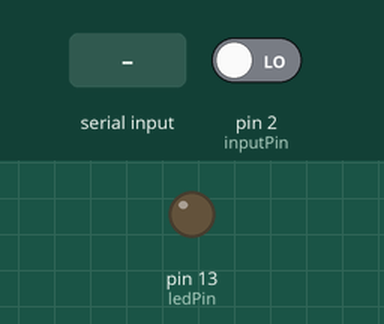
A sketch run on a simulated Arduino Uno, built with avr-gcc and run on an emulated ATmega328P. On the bench: output pins drawn as LEDs (lit = HIGH). The test bench sets the inputs (shaded band); at power-on: pin 2 (inputPin) LOW. What the sketch prints to the serial monitor is not drawn.

Above: at 1.2 s.
1.3 s: "1" received over the second serial link
3.2 s: pin 2 (inputPin) driven HIGH
At 3.6 s:
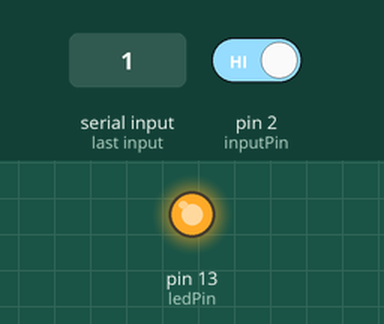
4.7 s: pin 2 (inputPin) driven LOW
At 5.9 s:
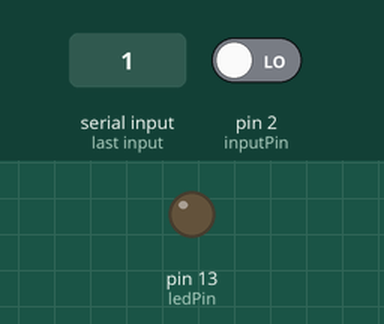
Timing chart, 0 to 7.7 s (numbered marks = the images above; inputs shaded):
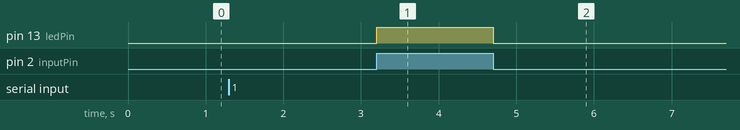

The sketch:

Sensor_bluetooth.ino
```cpp
#include <SoftwareSerial.h>     //블루투스 통신을 하기위하여 아두이노에서 기본 제공해주는 SoftwareSerial.h를 사용하겠다는 선언문 입니다.
SoftwareSerial BTSerial(6, 7);  // HC - 06 통신을 위한 TX, RX의 PIN번호를 입력 합니다.(TX = 7 , RX = 6)


int ledPin = 13; // LED 연결핀
int inputPin = 2; // 센서 시그널핀
int pirState = LOW; // PIR 초기상태
int val = 0; // Signal 입력값

void setup() {
    pinMode(ledPin, OUTPUT); // LED Output 설정
    pinMode(inputPin, INPUT); // 센서 Input 설정

   BTSerial.begin(9600);    //블루투스 통신을 위해 통신속도를 설정하였습니다.
    Serial.begin(9600);
}

void loop(){

if (BTSerial.available()) {//조건문중 하나인 if문을 사용하였습니다. `만약 블루투스로 신호가 온다면..아래를 실행시켜라` 입니다.

    val = digitalRead(inputPin); // 센서값 읽기
    Serial.println(val);  //cmd변수에 저장된 내용을 사용자가 `시리얼모니터`를 사용하여 쉽게 확인하는 명령어 입니다.


    if (val == HIGH) { // 인체감지시
        digitalWrite(ledPin, HIGH); // LED ON
        if (pirState == LOW) {
        // 시리얼모니터에 메시지 출력
        Serial.println("Motion detected!");
        pirState = HIGH;
        }
    } else {
        digitalWrite(ledPin, LOW); // LED OFF
        if (pirState == HIGH){
            // 시리얼모니터에 메시지 출력
            Serial.println("Motion ended!");
            pirState = LOW;
        }
    }
}
}
```

Measured:
- after the input at 3.2 s, pin 13 (ledPin): LOW → HIGH at once
- after the input at 4.7 s, pin 13 (ledPin): HIGH → LOW at once
